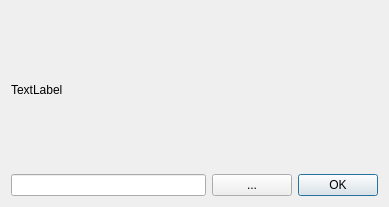
<?xml version="1.0" encoding="UTF-8"?>
<ui version="4.0">
 <class>AttachmentStoragePathConfigDialog</class>
 <widget class="QDialog" name="AttachmentStoragePathConfigDialog">
  <property name="geometry">
   <rect>
    <x>0</x>
    <y>0</y>
    <width>389</width>
    <height>207</height>
   </rect>
  </property>
  <property name="windowTitle">
   <string>Dialog</string>
  </property>
  <property name="locale">
   <locale language="English" country="UnitedStates"/>
  </property>
  <layout class="QVBoxLayout" name="verticalLayout">
   <item>
    <widget class="QLabel" name="infoLabel">
     <property name="sizePolicy">
      <sizepolicy hsizetype="Preferred" vsizetype="Expanding">
       <horstretch>0</horstretch>
       <verstretch>0</verstretch>
      </sizepolicy>
     </property>
     <property name="text">
      <string>TextLabel</string>
     </property>
    </widget>
   </item>
   <item>
    <layout class="QHBoxLayout" name="horizontalLayout">
     <item>
      <widget class="QLineEdit" name="folderPath">
       <property name="text">
        <string notr="true"/>
       </property>
      </widget>
     </item>
     <item>
      <widget class="QPushButton" name="chooseFolderButton">
       <property name="text">
        <string notr="true">...</string>
       </property>
      </widget>
     </item>
     <item>
      <widget class="QDialogButtonBox" name="buttonBox">
       <property name="sizePolicy">
        <sizepolicy hsizetype="Fixed" vsizetype="Fixed">
         <horstretch>0</horstretch>
         <verstretch>0</verstretch>
        </sizepolicy>
       </property>
       <property name="orientation">
        <enum>Qt::Horizontal</enum>
       </property>
       <property name="standardButtons">
        <set>QDialogButtonBox::Ok</set>
       </property>
      </widget>
     </item>
    </layout>
   </item>
  </layout>
 </widget>
 <resources/>
 <connections>
  <connection>
   <sender>buttonBox</sender>
   <signal>accepted()</signal>
   <receiver>AttachmentStoragePathConfigDialog</receiver>
   <slot>accept()</slot>
   <hints>
    <hint type="sourcelabel">
     <x>248</x>
     <y>254</y>
    </hint>
    <hint type="destinationlabel">
     <x>157</x>
     <y>274</y>
    </hint>
   </hints>
  </connection>
  <connection>
   <sender>buttonBox</sender>
   <signal>rejected()</signal>
   <receiver>AttachmentStoragePathConfigDialog</receiver>
   <slot>reject()</slot>
   <hints>
    <hint type="sourcelabel">
     <x>316</x>
     <y>260</y>
    </hint>
    <hint type="destinationlabel">
     <x>286</x>
     <y>274</y>
    </hint>
   </hints>
  </connection>
 </connections>
</ui>
